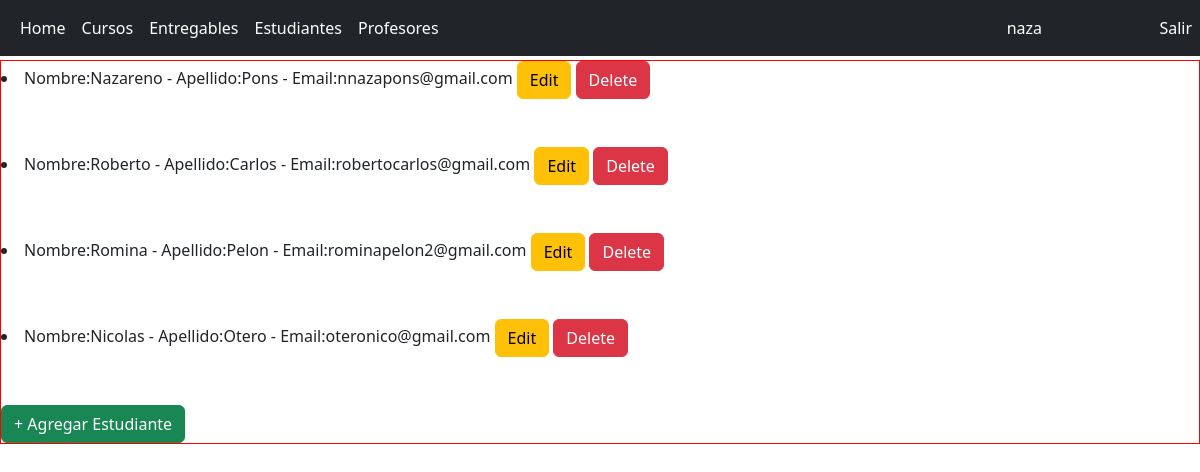
Page /AppCoder/read_estudiantes/ (signed in) on the committed database.
### AppCoder/models.py (models this page shows)
class Estudiante(models.Model):
    nombre = models.CharField(max_length=30)
    apellido = models.CharField(max_length=30)
    email = models.EmailField()
    def __str__(self):
        return f"Nombre:{self.nombre} - Apellido:{self.apellido} - Email:{self.email}"

### AppCoder/views.py (the view)
# urls.py: path('read_estudiantes/', read_estudiantes),
def read_estudiantes(request=None):
    estudiantes = Estudiante.objects.all()
    return render(request, "estudiantesCRUD/read_estudiantes.html", {"estudiantes": estudiantes})

### AppCoder/template/estudiantesCRUD/read_estudiantes.html
{% extends "../home.html" %}
{% load static %}
{% block contenido %}
    {% for estudiante in estudiantes %}
        <li>
            {{ estudiante }}
            <a href="/AppCoder/update_estudiantes/{{estudiante.id}}" class="btn btn-warning">Edit</a>
            <a href="/AppCoder/delete_estudiantes/{{estudiante.id}}" class="btn btn-danger">Delete</a>
        </li>
        <br>
        <br>
    {% endfor %}
    <a class="btn btn-success" href="/AppCoder/create_estudiantes">+ Agregar Estudiante</a>
{% endblock %}

### AppCoder/template/home.html (shortened to what this page needs)
<!DOCTYPE html>
<html lang="en">
<head>
    {% load static %}
    <link rel="stylesheet" href="{%static 'css/bootstrap.min.css'%}">
    <link rel="stylesheet" href="{%static 'css/myestilo.css'%}">
</head>
<body>
    <nav class="navbar navbar-expand-md navbar-dark fixed-top bg-dark">
        <div class="container-fluid">
          <div class="collapse navbar-collapse" id="navbarCollapse">
            <ul class="navbar-nav me-auto mb-2 mb-md-0">
              <li class="nav-item">
                <a class="nav-link active" aria-current="page" href="/AppCoder/home">Home</a>
              </li>
              <li class="nav-item">
                <a class="nav-link active" aria-current="page" href="/AppCoder/cursos">Cursos</a>
              </li>
              <li class="nav-item">
                <a class="nav-link active" aria-current="page" href="/AppCoder/entregables">Entregables</a>
              </li>
              <li class="nav-item">
                <a class="nav-link active" aria-current="page" href="/AppCoder/read_estudiantes">Estudiantes</a>
              </li>
              <li class="nav-item">
                <a class="nav-link active" aria-current="page" href="/AppCoder/profesores">Profesores</a>
              </li>
              <li class="nav-item" style="position: absolute; right: 150px">
                <a class="nav-link active" aria-current="page" href="/AppCoder/perfil">{{ user.username }}</a>
              </li>
              <li class="nav-item" style="position: absolute; right: 0px">
                <a class="nav-link active" aria-current="page" href="/AppCoder/logout">Salir</a>
              </li>
            </ul>
          </div>
        </div>
      </nav>
      <div class="contenido1">
        {% block contenido %}{% endblock %}
      </div>
</body>
</html>

### AppCoder/static/css/myestilo.css (style rules this page uses)
.contenido1 { position: relative; top: 60px; border: 1px solid red; }

### rows in the picture
Estudiante: nombre+apellido+email "Nombre:Nazareno - Apellido:Pons - Email:nnazapons@gmail.com"
Estudiante: nombre+apellido+email "Nombre:Roberto - Apellido:Carlos - Email:robertocarlos@gmail.com"
Estudiante: nombre+apellido+email "Nombre:Romina - Apellido:Pelon - Email:rominapelon2@gmail.com"
Estudiante: nombre+apellido+email "Nombre:Nicolas - Apellido:Otero - Email:oteronico@gmail.com"

### other values in the picture
{{ user.username }} "naza"
